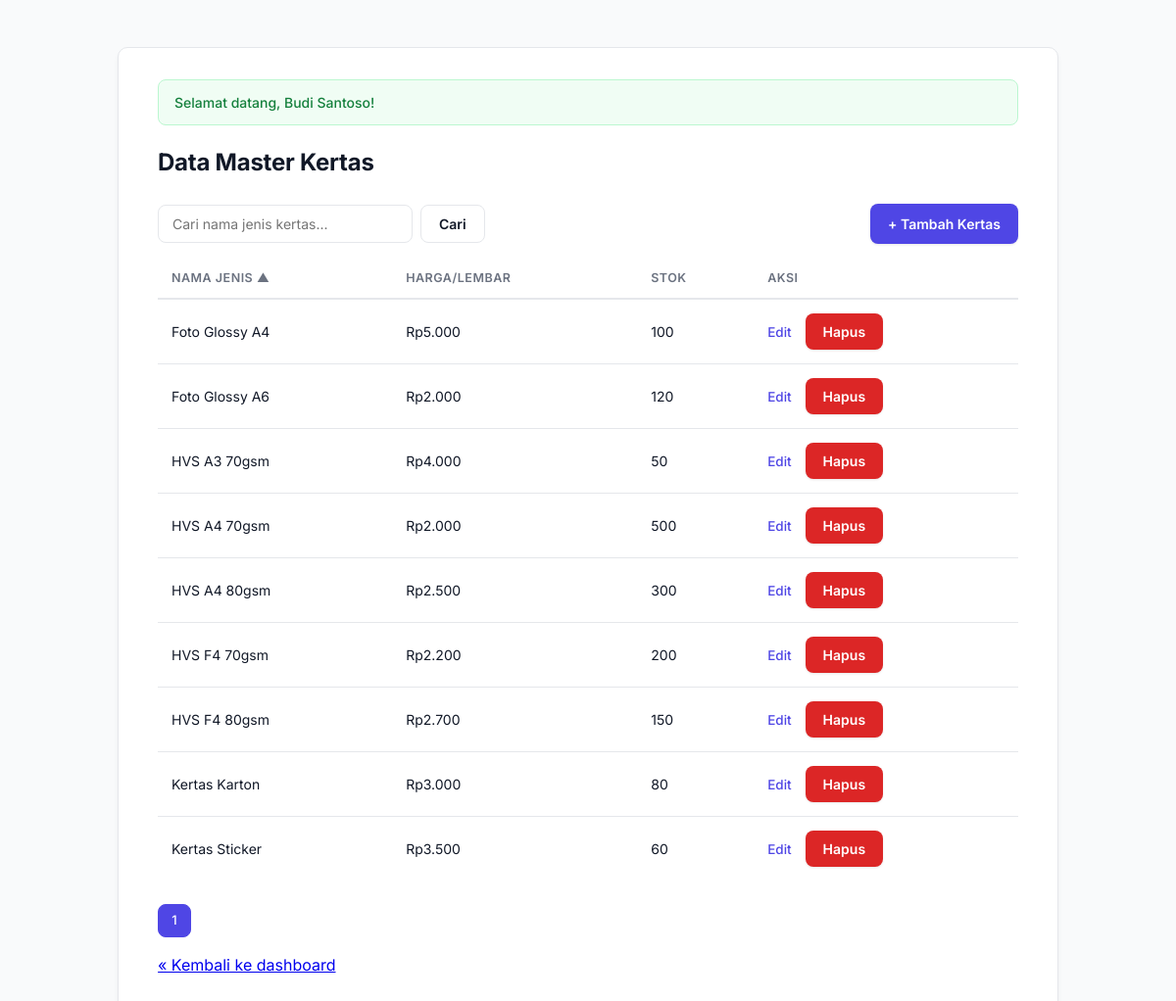
The page /kertas/index.php (signed in) on the database its author committed.
### tables this page shows
CREATE TABLE kertas (
    id_kertas        INT UNSIGNED AUTO_INCREMENT PRIMARY KEY,
    nama_jenis       VARCHAR(50)    NOT NULL,
    harga_per_lembar INT UNSIGNED   NOT NULL,
    stok             INT            NOT NULL DEFAULT 0,
    is_deleted       TINYINT(1)     NOT NULL DEFAULT 0,
    created_at       TIMESTAMP      NOT NULL DEFAULT CURRENT_TIMESTAMP,
    updated_at       TIMESTAMP      NOT NULL DEFAULT CURRENT_TIMESTAMP ON UPDATE CURRENT_TIMESTAMP,
    CONSTRAINT uq_kertas_nama UNIQUE (nama_jenis)
);

### kertas/index.php (the view, shortened to what this page needs)
<?php
$pdo = getConnection();
$search = trim($_GET['search'] ?? '');
$allowedSorts = ['nama_jenis', 'harga_per_lembar', 'stok', 'created_at'];
$sortBy  = in_array($_GET['sort'] ?? '', $allowedSorts, true) ? $_GET['sort'] : 'nama_jenis';
$sortDir = (($_GET['dir'] ?? 'asc') === 'desc') ? 'DESC' : 'ASC';
$countSql = 'SELECT COUNT(*) FROM kertas WHERE is_deleted = 0 AND nama_jenis LIKE ?';
$stmt = $pdo->prepare($countSql);
$stmt->execute(['%' . $search . '%']);
$totalRows = (int) $stmt->fetchColumn();
$currentPage = max(1, (int) ($_GET['page'] ?? 1));
$pagination  = getPagination($totalRows, 10, $currentPage);
$sql = "SELECT id_kertas, nama_jenis, harga_per_lembar, stok, created_at
        FROM kertas
        WHERE is_deleted = 0 AND nama_jenis LIKE ?
        ORDER BY {$sortBy} {$sortDir}
        LIMIT ? OFFSET ?";
$stmt = $pdo->prepare($sql);
$stmt->bindValue(1, '%' . $search . '%', PDO::PARAM_STR);
$stmt->bindValue(2, $pagination['per_page'], PDO::PARAM_INT);
$stmt->bindValue(3, $pagination['offset'], PDO::PARAM_INT);
$stmt->execute();
$rows = $stmt->fetchAll();
function sortLink(string $column, string $label, string $currentSort, string $currentDir, string $search): string
{
    $nextDir = ($currentSort === $column && $currentDir === 'ASC') ? 'desc' : 'asc';
    $arrow   = $currentSort === $column ? ($currentDir === 'ASC' ? ' ▲' : ' ▼') : '';
    $url = '?sort=' . urlencode($column) . '&dir=' . $nextDir . '&search=' . urlencode($search);
    return '<a href="' . e($url) . '">' . e($label) . $arrow . '</a>';
}
?>
<!DOCTYPE html>
<html lang="id">
<head>
    <link rel="stylesheet" href="<?= url('/css/style.css') ?>">
</head>
<body>
<div class="container">
    <?php renderFlash(); ?>
    <h1>Data Master Kertas</h1>
    <div class="toolbar">
        <form method="GET" action="<?= url('/kertas/index.php') ?>" class="search-form">
            <input type="text" name="search" value="<?= e($search) ?>" placeholder="Cari nama jenis kertas...">
            <button type="submit">Cari</button>
        </form>
        <?php if (($_SESSION['user']['role'] ?? '') === 'admin'): ?>
            <a class="btn" href="<?= url('/kertas/create.php') ?>">+ Tambah Kertas</a>
        <?php endif; ?>
    </div>
    <table>
        <thead>
        <tr>
            <th><?= sortLink('nama_jenis', 'Nama Jenis', $sortBy, $sortDir, $search) ?></th>
            <th><?= sortLink('harga_per_lembar', 'Harga/Lembar', $sortBy, $sortDir, $search) ?></th>
            <th><?= sortLink('stok', 'Stok', $sortBy, $sortDir, $search) ?></th>
            <th>Aksi</th>
        </tr>
        </thead>
        <tbody>
        <?php foreach ($rows as $row): ?>
            <tr>
                <td><?= e($row['nama_jenis']) ?></td>
                <td>Rp<?= number_format((int) $row['harga_per_lembar'], 0, ',', '.') ?></td>
                <td><?= (int) $row['stok'] ?></td>
                <td>
                    <?php if (($_SESSION['user']['role'] ?? '') === 'admin'): ?>
                        <a href="<?= url('/kertas/edit.php') ?>?id=<?= (int) $row['id_kertas'] ?>">Edit</a>
                        <form method="POST" action="<?= url('/kertas/delete.php') ?>" style="display:inline"
                              onsubmit="return confirm('Yakin hapus &quot;<?= e($row['nama_jenis']) ?>&quot;?');">
                            <button type="submit" class="btn-danger">Hapus</button>
                        </form>
                    <?php endif; ?>
                </td>
            </tr>
        <?php endforeach; ?>
        </tbody>
    </table>
    <div class="pagination">
        <?php for ($p = 1; $p <= $pagination['total_pages']; $p++): ?>
            <a href="?page=<?= $p ?>&sort=<?= e($sortBy) ?>&dir=<?= strtolower($sortDir) ?>&search=<?= e($search) ?>"
               class="<?= $p === $pagination['current_page'] ? 'active' : '' ?>"><?= $p ?></a>
        <?php endfor; ?>
    </div>
    <p><a href="<?= url('/dashboard/' . e($_SESSION['user']['role']) . '.php') ?>">&laquo; Kembali ke dashboard</a></p>
</div>
</body>
</html>

### includes/functions.php (shortened to what this page needs)
<?php
function e(?string $value): string
{
    return htmlspecialchars($value ?? '', ENT_QUOTES, 'UTF-8');
}
function getFlash(): ?array
{
    if (!empty($_SESSION['flash'])) {
        $flash = $_SESSION['flash'];
        return $flash;
    }
    return null;
}
function renderFlash(): void
{
    $flash = getFlash();
    if ($flash) {
        echo '<div class="alert alert-' . e($flash['type']) . '">' . e($flash['message']) . '</div>';
    }
}
function getPagination(int $totalRows, int $perPage = 10, int $currentPage = 1): array
{
    $totalPages  = max(1, (int) ceil($totalRows / $perPage));
    $currentPage = max(1, min($currentPage, $totalPages));
    $offset      = ($currentPage - 1) * $perPage;
    return [
        'total_rows'   => $totalRows,
        'per_page'     => $perPage,
        'total_pages'  => $totalPages,
        'current_page' => $currentPage,
        'offset'       => $offset,
    ];
}
function url(string $path): string
{
    return BASE_URL . $path;
}

### css/style.css (style rules this page uses)
:root { --primary: #4f46e5; --primary-hover: #4338ca; --primary-light: #eef2ff; --danger: #dc2626; --danger-light: #fef2f2; --success: #16a34a; --success-light: #f0fdf4; --warning: #d97706; --warning-light: #fffbeb; --text-primary: #111827; --text-secondary: #6b7280; --border: #e5e7eb; --bg: #f9fafb; --surface: #ffffff; --radius: 10px; --shadow: 0 1px 2px rgba(0,0,0,0.04), 0 1px 3px rgba(0,0,0,0.06); --shadow-md: 0 4px 6px -1px rgba(0,0,0,0.06), 0 2px 4px -2px rgba(0,0,0,0.05); }
* { box-sizing: border-box; }
body { font-family: 'Inter', system-ui, -apple-system, Segoe UI, Arial, sans-serif; background: var(--bg); color: var(--text-primary); margin: 0; padding: 0; line-height: 1.5; -webkit-font-smoothing: antialiased; }
.container, .auth-box { max-width: 960px; margin: 48px auto; background: var(--surface); padding: 32px 40px; border-radius: var(--radius); box-shadow: var(--shadow-md); border: 1px solid var(--border); }
h1 { font-size: 24px; font-weight: 700; margin: 0 0 24px 0; letter-spacing: -0.01em; color: var(--text-primary); }
p { color: var(--text-secondary); }
button, .btn { background: var(--primary); color: #fff; border: none; padding: 10px 18px; border-radius: 8px; cursor: pointer; font-size: 14px; font-weight: 600; font-family: inherit; text-decoration: none; display: inline-flex; align-items: center; gap: 6px; transition: background 0.15s, transform 0.05s, box-shadow 0.15s; box-shadow: var(--shadow); }
.btn-danger { background: var(--danger); }
.alert { padding: 12px 16px; border-radius: 8px; margin-bottom: 20px; font-size: 14px; font-weight: 500; border: 1px solid transparent; }
.alert-success { background: var(--success-light); color: #15803d; border-color: #bbf7d0; }
table { width: 100%; border-collapse: collapse; margin-top: 16px; font-size: 14px; }
thead th { text-align: left; padding: 10px 14px; color: var(--text-secondary); font-weight: 600; font-size: 12.5px; text-transform: uppercase; letter-spacing: 0.04em; border-bottom: 2px solid var(--border); }
th a { color: var(--text-secondary); text-decoration: none; }
tbody td { padding: 14px; border-bottom: 1px solid var(--border); color: var(--text-primary); }
tbody tr { transition: background 0.15s; }
tbody tr:last-child td { border-bottom: none; }
td a { color: var(--primary); text-decoration: none; font-weight: 500; font-size: 13.5px; }
td form { margin-left: 10px; }
.toolbar { display: flex; justify-content: space-between; align-items: center; margin-bottom: 8px; gap: 16px; }
.search-form { display: flex; gap: 8px; flex: 1; }
.search-form input { padding: 9px 14px; border: 1.5px solid var(--border); border-radius: 8px; font-size: 14px; font-family: inherit; width: 260px; transition: border-color 0.15s, box-shadow 0.15s; }
.search-form button { background: var(--surface); color: var(--text-primary); border: 1.5px solid var(--border); box-shadow: none; }
.pagination { margin-top: 24px; display: flex; gap: 6px; }
.pagination a { display: inline-flex; align-items: center; justify-content: center; min-width: 34px; height: 34px; padding: 0 10px; border: 1.5px solid var(--border); border-radius: 8px; text-decoration: none; color: var(--text-secondary); font-size: 13px; font-weight: 500; transition: all 0.15s; }
.pagination a.active { background: var(--primary); color: #fff; border-color: var(--primary); }

### rows shown on the page
kertas: nama_jenis "Foto Glossy A4", harga_per_lembar "5.000", stok "100"
kertas: nama_jenis "Foto Glossy A6", harga_per_lembar "2.000", stok "120"
kertas: nama_jenis "HVS A3 70gsm", harga_per_lembar "4.000", stok "50"
kertas: nama_jenis "HVS A4 70gsm", harga_per_lembar "2.000", stok "500"
kertas: nama_jenis "HVS A4 80gsm", harga_per_lembar "2.500", stok "300"
kertas: nama_jenis "HVS F4 70gsm", harga_per_lembar "2.200", stok "200"
kertas: nama_jenis "HVS F4 80gsm", harga_per_lembar "2.700", stok "150"
kertas: nama_jenis "Kertas Karton", harga_per_lembar "3.000", stok "80"
kertas: nama_jenis "Kertas Sticker", harga_per_lembar "3.500", stok "60"

### other values the page prints
$flash['message'] "Selamat datang, Budi Santoso!"
$label "NAMA JENIS HARGA/LEMBAR STOK"
$arrow "▲"
